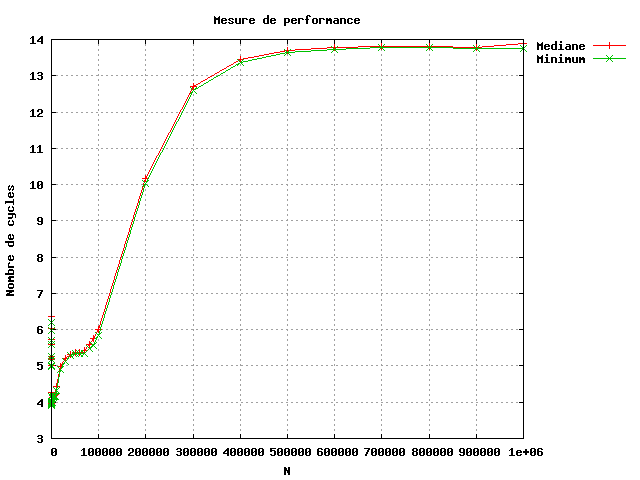

Here is the gnuplot script that generated this plot:
set terminal png medium
set output 'icc_O3_xHost.png'
set title 'Mesure de performance'
set xlabel 'N'
set ylabel 'Nombre de cycles'
set key on outside
set grid ytics xtics mxtics
plot 'icc_O3_xHost.data'using 1:3 with linespoints title 'Mediane', 	'icc_O3_xHost.data'using 1:4 with linespoints title 'Minimum'
